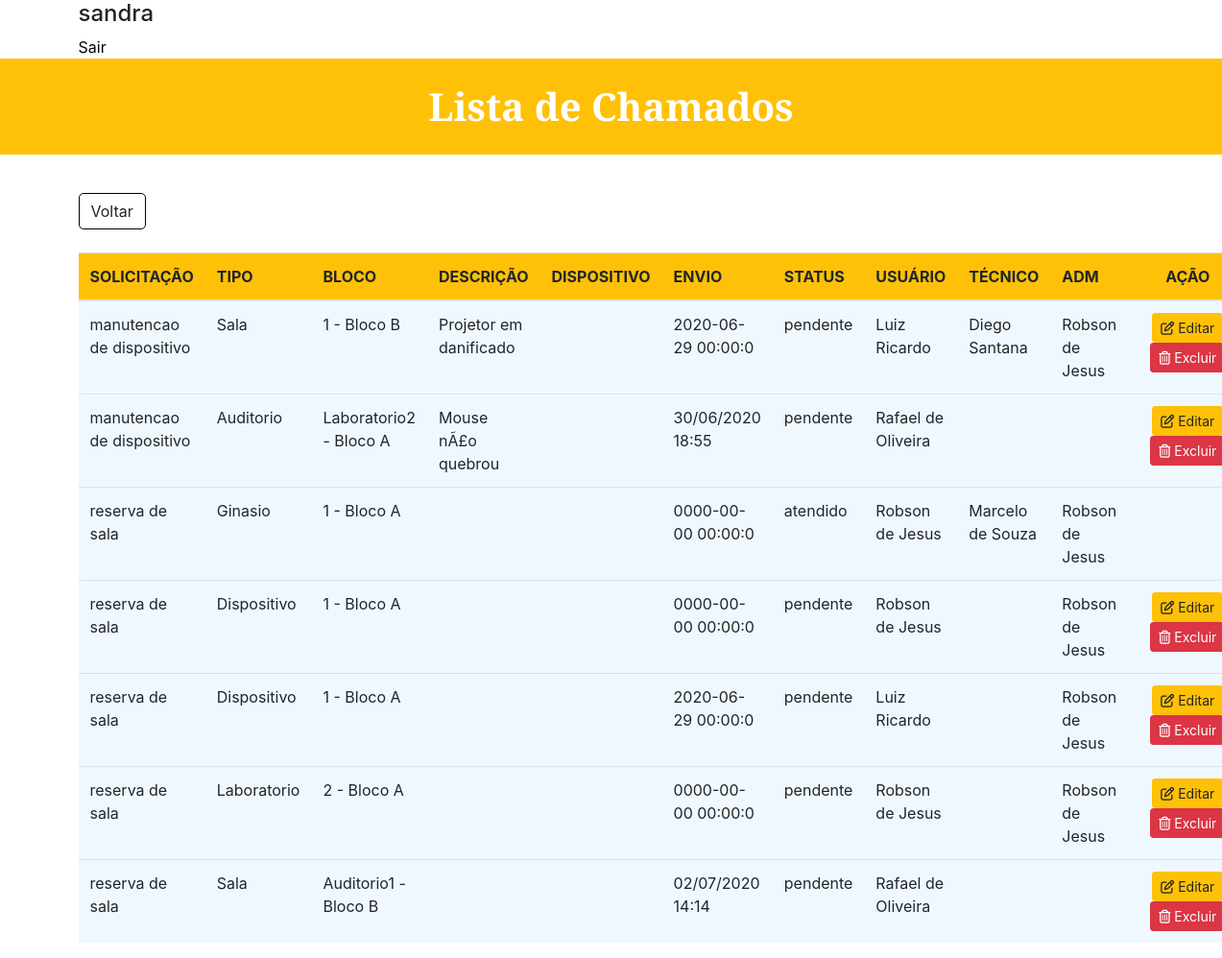
/Chamado/listar_chamado.php (signed in), run on the app's committed database.
### tables this page shows
CREATE TABLE tb_chamados (
  id_chamado int(3) NOT NULL,
  tipo_problema varchar(75) NOT NULL,
  descricao varchar(300) NOT NULL,
  status varchar(10) NOT NULL DEFAULT 'pendente',
  sala varchar(45) DEFAULT NULL,
  iditem varchar(5) DEFAULT NULL,
  data_envio varchar(18) DEFAULT NULL,
  iduser varchar(50) DEFAULT NULL,
  idtec varchar(50) DEFAULT NULL,
  iduser_adm varchar(50) DEFAULT NULL
);

CREATE TABLE tb_item (
  id_item int(11) NOT NULL,
  tipo_item varchar(75) NOT NULL,
  dat_realizacao DATE NOT NULL,
  descricao_item varchar(300) NOT NULL,
  quem_cadastrou varchar(50) NOT NULL
);

### Chamado/listar_chamado.php (the view, shortened to what this page needs)
<!DOCTYPE html>
<html>
<head>
	<link rel="stylesheet" href="https://stackpath.bootstrapcdn.com/bootstrap/4.4.1/css/bootstrap.min.css">
</head>
<body>
	<div class="container">
		<h4><?php echo $_SESSION['login'];?></h4>
		<a style="color: black;" id="formLogin" href="logout.php">Sair</a>
	</div>
	<h1 id="formTitulo">Lista de Chamados</h1>
	<div class="container" style="margin-top: 40px">
		<div style="text-align: left;">
		 		<a href="menu.php" role="button" class="btn" style="border-radius: 1px; border-color: black; border-radius: 5px;">Voltar</a>
		 	</div>
		<br>
		<table class="table">
		  <thead style="background-color: #ffc107;">
		    <tr>
		      <th scope="col">SOLICITAÇÃO</th>
		      <th scope="col">TIPO</th>
		      <th scope="col">BLOCO</th>
		      <th scope="col">DESCRIÇÃO</th>
		      <th scope="col">DISPOSITIVO</th>
		      <th scope="col">ENVIO</th>
		      <th scope="col">STATUS</th>
		      <th scope="col">USUÁRIO</th>
		      <th scope="col">TÉCNICO</th>
		      <th scope="col">ADM</th>
		      <th scope="col" style="width:100px;"><center>AÇÃO</center></th>
		    </tr>
		  </thead>
		  <tbody>
		    	<?php
		    		include 'conexao.php';
					$sql1 = "SELECT * FROM `tb_item`";
					$busca1 = mysqli_query($conexao,$sql1);
		    		$sql = "SELECT * FROM `tb_chamados` ORDER BY tipo_problema ASC";
		    		$busca = mysqli_query($conexao,$sql);
		    		while ($array = mysqli_fetch_array($busca) and ($array1 = mysqli_fetch_array($busca1))) {
		    			$id 			=	$array['id_chamado'];
		    			$tipo_problema	=	$array['tipo_problema'];
		    			$tipo_item		=	$array1['tipo_item'];
		    			$sala 			=	$array['sala'];
		    			$descricao		=	$array['descricao'];
		   				$iditem 		=	$array['iditem'];
		   				$data_envio		=	$array['data_envio'];
		    			$status 		=	$array['status'];
		   				$iduser 		=	$array['iduser'];
		   				$idtec 			=	$array['idtec'];
		   				$iduser_adm		=	$array['iduser_adm'];
		    		?>
					<tr>
		      		<td style="background-color: #F0F8FF;"><?php echo $tipo_problema 		?></td>
		      		<td style="background-color: #F0F8FF;"><?php echo $tipo_item 			?></td>
		      		<td style="background-color: #F0F8FF;"><?php echo $sala 	 			?></td>
		      		<td style="background-color: #F0F8FF;"><?php echo $descricao 			?></td>
		      		<td style="background-color: #F0F8FF;"><?php echo $iditem 				?></td>
		      		<td style="background-color: #F0F8FF;"><?php echo $data_envio 			?></td>
		      		<td style="background-color: #F0F8FF;"><?php echo $status 				?></td>
		      		<td style="background-color: #F0F8FF;"><?php echo $iduser 				?></td>
		      		<td style="background-color: #F0F8FF;"><?php echo $idtec 				?></td>
		      		<td style="background-color: #F0F8FF;"><?php echo $iduser_adm			?></td>
		      		<?php if ($status == 'pendente'){ ?>
			      		<td style="background-color: #F0F8FF;"><center style="width: 100px;">
			      			<a class="btn btn-warning btn-sm" href="editar_solicitacao.php?id=<?php echo $id ?>" role="button"><i class="far fa-edit"></i>&nbsp;Editar</a>
			      			<a class="btn btn-danger btn-sm" style="color:#fff" href="_deletar_solicitacao.php?id=<?php echo $id ?>" role="button"><i class="far fa-trash-alt"></i>&nbsp;Excluir</a>
			      		</center></td>
		      		<?php } ?>
		      		<?php if ($status == 'atendido'){ ?>
			      		<td style="background-color: #F0F8FF;"></td>
		      		<?php } ?>
		      	<?php } ?>
		    </tr>
		  </tbody>
		</table>
	</div>
</body>
</html>

### Chamado/listar_chamado.php (style rules this page uses)
#formTitulo { margin-top: 0px; background-color: #ffc107; color: #ffffff; align-items: center; justify-content: center; border-radius: 0px; font-weight: bold; font-family: 'Libre Baskerville', serif; height: 100px; display: flex; }

### data on the page
tb_item: tipo_item "Sala"
tb_chamados: tipo_problema "manutencao de dispositivo", sala "1 - Bloco B", descricao "Projetor em danificado", data_envio "2020-06-29 00:00:0", status "pendente", iduser "Luiz Ricardo", idtec "Diego Santana", iduser_adm "Robson de Jesus"
tb_item: tipo_item "Auditorio"
tb_chamados: tipo_problema "manutencao de dispositivo", sala "Laboratorio2 - Bloco A", descricao "Mouse nÃ£o quebrou", data_envio "30/06/2020 18:55", status "pendente", iduser "Rafael de Oliveira"
tb_item: tipo_item "Ginasio"
tb_chamados: tipo_problema "reserva de sala", sala "1 - Bloco A", data_envio "0000-00-00 00:00:0", status "atendido", iduser "Robson de Jesus", idtec "Marcelo de Souza", iduser_adm "Robson de Jesus"
tb_item: tipo_item "Dispositivo"
tb_chamados: tipo_problema "reserva de sala", sala "1 - Bloco A", data_envio "0000-00-00 00:00:0", status "pendente", iduser "Robson de Jesus", iduser_adm "Robson de Jesus"
tb_item: tipo_item "Dispositivo"
tb_chamados: tipo_problema "reserva de sala", sala "1 - Bloco A", data_envio "2020-06-29 00:00:0", status "pendente", iduser "Luiz Ricardo", iduser_adm "Robson de Jesus"
tb_item: tipo_item "Laboratorio"
tb_chamados: tipo_problema "reserva de sala", sala "2 - Bloco A", data_envio "0000-00-00 00:00:0", status "pendente", iduser "Robson de Jesus", iduser_adm "Robson de Jesus"
tb_item: tipo_item "Sala"
tb_chamados: tipo_problema "reserva de sala", sala "Auditorio1 - Bloco B", data_envio "02/07/2020 14:14", status "pendente", iduser "Rafael de Oliveira"

### other printed values
$_SESSION['login'] "sandra"
